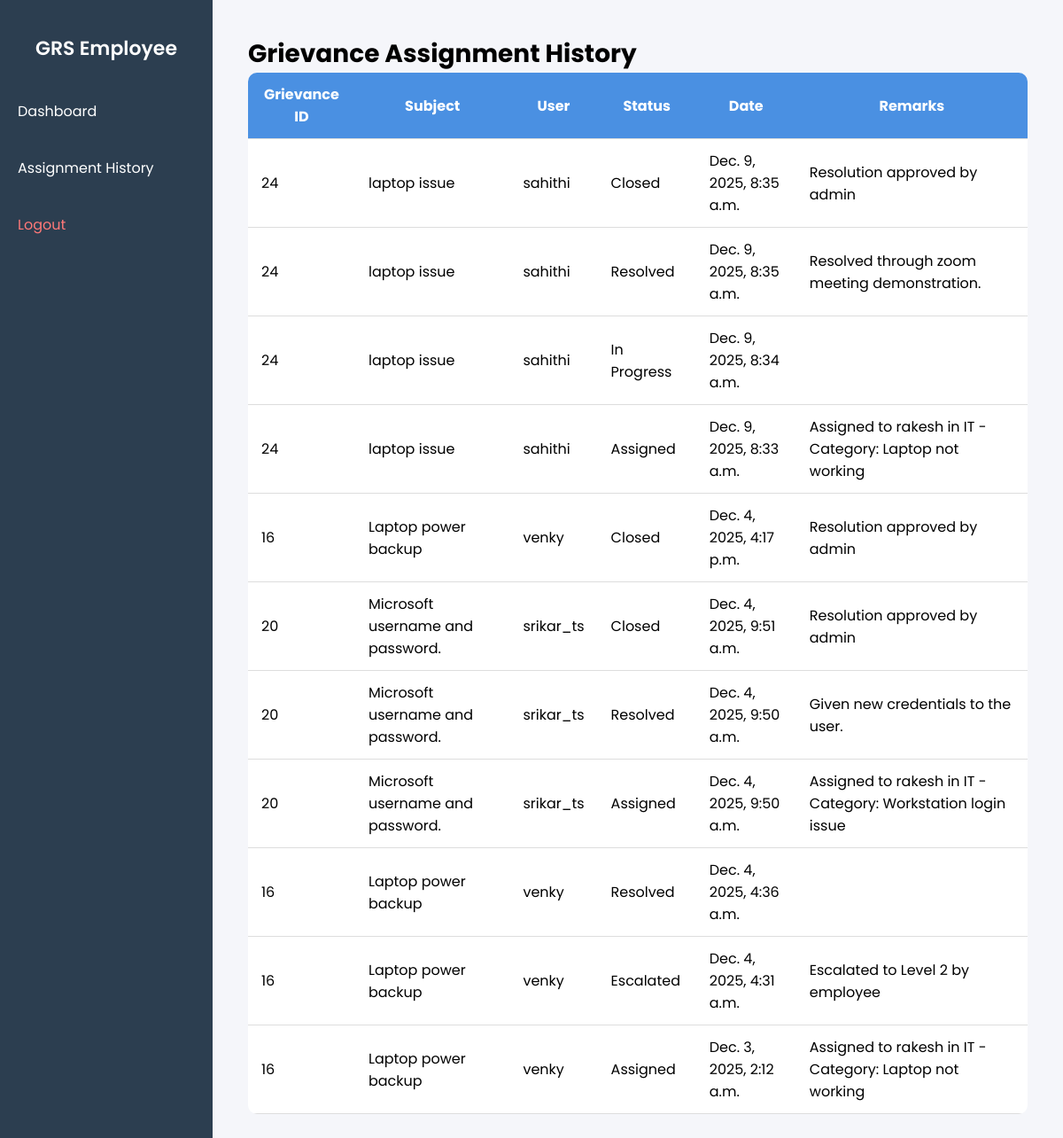
The app's page /cms/employee-assignment-history/ (signed in) with its own data.
### cms/models.py (models this page shows, shortened)
class StatusUpdate(models.Model):
    update_id = models.AutoField(primary_key=True)
    complaint = models.ForeignKey(Complaint, on_delete=models.CASCADE)
    status = models.CharField(max_length=50)
    date = models.DateTimeField(auto_now_add=True)
    remarks = models.TextField(blank=True)

class Complaint(models.Model):
    complaint_id = models.AutoField(primary_key=True)
    user = models.ForeignKey(User, on_delete=models.CASCADE, related_name="complaints")  # customer
    category = models.ForeignKey(Category, on_delete=models.CASCADE, null=True, blank=True)
    department = models.CharField(max_length=100, null=True, blank=True)
    assigned_to = models.ForeignKey(
        User,
        on_delete=models.SET_NULL,
        null=True,
        blank=True,
        related_name="assigned_complaints"
    )
    subject = models.CharField(max_length=200)
    details = models.TextField()
    STATUS_CHOICES = [
        ("Pending", "Pending"),
        ("Assigned", "Assigned"),
        ("In Progress", "In Progress"),
        ("Resolved", "Resolved"),
        ("Resolved - Pending Approval", "Resolved - Pending Approval"),
        ("Closed", "Closed"),
        ("Reopened", "Reopened"),
        ("Escalated", "Escalated"),
    ]
    status = models.CharField(max_length=50, choices=STATUS_CHOICES, default="Pending")
    created_at = models.DateTimeField(auto_now_add=True)

### cms/views.py (the view)
# urls.py: path('employee-assignment-history/', views.employee_assignment_history, name='employee_assignment_history'),
@login_required
def employee_assignment_history(request):
    if not hasattr(request.user, 'profile') or request.user.profile.role != "employee":
        return redirect('login')
    assignment_history = StatusUpdate.objects.filter(
        complaint__assigned_to=request.user
    ).select_related('complaint', 'complaint__user').order_by('-date')
    return render(request, 'employee/assignment_history.html', {
        'assignment_history': assignment_history,
    })

### cms/templates/employee/assignment_history.html
{% extends 'base.html' %}
{% block content %}
<div class="header">
    <h1>Grievance Assignment History</h1>
</div>
<table class="complaints-table">
        <thead>
            <tr>
                <th>Grievance ID</th>
                <th>Subject</th>
                <th>User</th>
                <th>Status</th>
                <th>Date</th>
                <th>Remarks</th>
            </tr>
        </thead>
        <tbody>
            {% for update in assignment_history %}
            <tr>
                <td>{{ update.complaint.complaint_id }}</td>
                <td>{{ update.complaint.subject }}</td>
                <td>{{ update.complaint.user.username }}</td>
                <td>{{ update.status }}</td>
                <td>{{ update.date }}</td>
                <td>{{ update.remarks }}</td>
            </tr>
            {% empty %}
            <tr>
                <td colspan="6">No assignment history found.</td>
            </tr>
            {% endfor %}
        </tbody>
    </table>
</div>
{% endblock %}

### cms/static/cms/dashboard.css (style rules this page uses)
body { margin: 0; padding: 0; font-family: Poppins, sans-serif; background: #f5f6fa; }
.header h1 { margin: 0; font-size: 28px; }
.complaints-table { width: 100%; border-collapse: collapse; background: white; border-radius: 10px; overflow: hidden; }
.complaints-table th, .complaints-table td { padding: 12px 15px; border-bottom: 1px solid #ddd; }
.complaints-table th { background: #4A90E2; color: white; }

### records on screen
StatusUpdate: complaint.complaint_id "24", complaint.subject "laptop issue", complaint.user.username "sahithi", status "Closed", date "Dec. 9, 2025, 8:35 a.m.", remarks "Resolution approved by admin"
StatusUpdate: complaint.complaint_id "24", complaint.subject "laptop issue", complaint.user.username "sahithi", status "Resolved", date "Dec. 9, 2025, 8:35 a.m.", remarks "Resolved through zoom meeting demonstration."
StatusUpdate: complaint.complaint_id "24", complaint.subject "laptop issue", complaint.user.username "sahithi", status "In Progress", date "Dec. 9, 2025, 8:34 a.m."
StatusUpdate: complaint.complaint_id "24", complaint.subject "laptop issue", complaint.user.username "sahithi", status "Assigned", date "Dec. 9, 2025, 8:33 a.m.", remarks "Assigned to rakesh in IT - Category: Laptop not working"
StatusUpdate: complaint.complaint_id "16", complaint.subject "Laptop power backup", complaint.user.username "venky", status "Closed", date "Dec. 4, 2025, 4:17 p.m.", remarks "Resolution approved by admin"
StatusUpdate: complaint.complaint_id "20", complaint.subject "Microsoft username and password.", complaint.user.username "srikar_ts", status "Closed", date "Dec. 4, 2025, 9:51 a.m.", remarks "Resolution approved by admin"
StatusUpdate: complaint.complaint_id "20", complaint.subject "Microsoft username and password.", complaint.user.username "srikar_ts", status "Resolved", date "Dec. 4, 2025, 9:50 a.m.", remarks "Given new credentials to the user."
StatusUpdate: complaint.complaint_id "20", complaint.subject "Microsoft username and password.", complaint.user.username "srikar_ts", status "Assigned", date "Dec. 4, 2025, 9:50 a.m.", remarks "Assigned to rakesh in IT - Category: Workstation login issue"
StatusUpdate: complaint.complaint_id "16", complaint.subject "Laptop power backup", complaint.user.username "venky", status "Resolved", date "Dec. 4, 2025, 4:36 a.m."
StatusUpdate: complaint.complaint_id "16", complaint.subject "Laptop power backup", complaint.user.username "venky", status "Escalated", date "Dec. 4, 2025, 4:31 a.m.", remarks "Escalated to Level 2 by employee"
StatusUpdate: complaint.complaint_id "16", complaint.subject "Laptop power backup", complaint.user.username "venky", status "Assigned", date "Dec. 3, 2025, 2:12 a.m.", remarks "Assigned to rakesh in IT - Category: Laptop not working"
